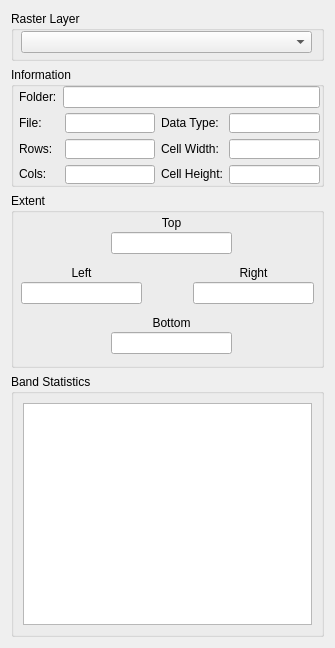
<?xml version="1.0" encoding="UTF-8"?>
<ui version="4.0">
 <class>RasterPropertiesDialogBase</class>
 <widget class="QDialog" name="RasterPropertiesDialogBase">
  <property name="geometry">
   <rect>
    <x>0</x>
    <y>0</y>
    <width>335</width>
    <height>648</height>
   </rect>
  </property>
  <property name="maximumSize">
   <size>
    <width>335</width>
    <height>1500</height>
   </size>
  </property>
  <property name="windowTitle">
   <string>Raster Properties</string>
  </property>
  <layout class="QVBoxLayout" name="verticalLayout_5">
   <item>
    <widget class="QGroupBox" name="groupBox_4">
     <property name="sizePolicy">
      <sizepolicy hsizetype="Preferred" vsizetype="Minimum">
       <horstretch>0</horstretch>
       <verstretch>0</verstretch>
      </sizepolicy>
     </property>
     <property name="minimumSize">
      <size>
       <width>0</width>
       <height>50</height>
      </size>
     </property>
     <property name="maximumSize">
      <size>
       <width>16777215</width>
       <height>50</height>
      </size>
     </property>
     <property name="title">
      <string>Raster Layer</string>
     </property>
     <widget class="QComboBox" name="cb_layer">
      <property name="geometry">
       <rect>
        <x>10</x>
        <y>20</y>
        <width>291</width>
        <height>22</height>
       </rect>
      </property>
     </widget>
    </widget>
   </item>
   <item>
    <widget class="QGroupBox" name="groupBox_2">
     <property name="minimumSize">
      <size>
       <width>0</width>
       <height>120</height>
      </size>
     </property>
     <property name="maximumSize">
      <size>
       <width>16777215</width>
       <height>120</height>
      </size>
     </property>
     <property name="title">
      <string>Information</string>
     </property>
     <widget class="QWidget" name="">
      <property name="geometry">
       <rect>
        <x>8</x>
        <y>46</y>
        <width>301</width>
        <height>71</height>
       </rect>
      </property>
      <layout class="QHBoxLayout" name="horizontalLayout_4">
       <item>
        <layout class="QHBoxLayout" name="horizontalLayout_3">
         <item>
          <layout class="QVBoxLayout" name="verticalLayout_7">
           <item>
            <widget class="QLabel" name="label_6">
             <property name="text">
              <string>File:     </string>
             </property>
            </widget>
           </item>
           <item>
            <widget class="QLabel" name="label_7">
             <property name="text">
              <string>Rows:</string>
             </property>
            </widget>
           </item>
           <item>
            <widget class="QLabel" name="label_9">
             <property name="text">
              <string>Cols:</string>
             </property>
            </widget>
           </item>
          </layout>
         </item>
         <item>
          <layout class="QVBoxLayout" name="verticalLayout_9">
           <item>
            <widget class="QLineEdit" name="le_file">
             <property name="enabled">
              <bool>true</bool>
             </property>
             <property name="readOnly">
              <bool>true</bool>
             </property>
            </widget>
           </item>
           <item>
            <widget class="QLineEdit" name="le_rows">
             <property name="enabled">
              <bool>true</bool>
             </property>
             <property name="readOnly">
              <bool>true</bool>
             </property>
            </widget>
           </item>
           <item>
            <widget class="QLineEdit" name="le_cols">
             <property name="enabled">
              <bool>true</bool>
             </property>
             <property name="readOnly">
              <bool>true</bool>
             </property>
            </widget>
           </item>
          </layout>
         </item>
        </layout>
       </item>
       <item>
        <layout class="QHBoxLayout" name="horizontalLayout_2">
         <item>
          <layout class="QVBoxLayout" name="verticalLayout_8">
           <item>
            <widget class="QLabel" name="label_11">
             <property name="text">
              <string>Data Type:</string>
             </property>
            </widget>
           </item>
           <item>
            <widget class="QLabel" name="label_8">
             <property name="text">
              <string>Cell Width:</string>
             </property>
            </widget>
           </item>
           <item>
            <widget class="QLabel" name="label_10">
             <property name="text">
              <string>Cell Height:</string>
             </property>
            </widget>
           </item>
          </layout>
         </item>
         <item>
          <layout class="QVBoxLayout" name="verticalLayout_10">
           <item>
            <widget class="QLineEdit" name="le_data">
             <property name="enabled">
              <bool>true</bool>
             </property>
             <property name="readOnly">
              <bool>true</bool>
             </property>
            </widget>
           </item>
           <item>
            <widget class="QLineEdit" name="le_width">
             <property name="enabled">
              <bool>true</bool>
             </property>
             <property name="readOnly">
              <bool>true</bool>
             </property>
            </widget>
           </item>
           <item>
            <widget class="QLineEdit" name="le_height">
             <property name="enabled">
              <bool>true</bool>
             </property>
             <property name="readOnly">
              <bool>true</bool>
             </property>
            </widget>
           </item>
          </layout>
         </item>
        </layout>
       </item>
      </layout>
     </widget>
     <widget class="QWidget" name="">
      <property name="geometry">
       <rect>
        <x>8</x>
        <y>19</y>
        <width>301</width>
        <height>22</height>
       </rect>
      </property>
      <layout class="QHBoxLayout" name="horizontalLayout">
       <property name="sizeConstraint">
        <enum>QLayout::SetNoConstraint</enum>
       </property>
       <item>
        <widget class="QLabel" name="label">
         <property name="text">
          <string>Folder:</string>
         </property>
        </widget>
       </item>
       <item>
        <widget class="QLineEdit" name="le_folder">
         <property name="sizePolicy">
          <sizepolicy hsizetype="MinimumExpanding" vsizetype="Fixed">
           <horstretch>0</horstretch>
           <verstretch>0</verstretch>
          </sizepolicy>
         </property>
         <property name="baseSize">
          <size>
           <width>261</width>
           <height>20</height>
          </size>
         </property>
         <property name="readOnly">
          <bool>true</bool>
         </property>
        </widget>
       </item>
      </layout>
     </widget>
    </widget>
   </item>
   <item>
    <widget class="QGroupBox" name="groupBox">
     <property name="sizePolicy">
      <sizepolicy hsizetype="Preferred" vsizetype="Minimum">
       <horstretch>0</horstretch>
       <verstretch>0</verstretch>
      </sizepolicy>
     </property>
     <property name="minimumSize">
      <size>
       <width>0</width>
       <height>175</height>
      </size>
     </property>
     <property name="maximumSize">
      <size>
       <width>16777215</width>
       <height>180</height>
      </size>
     </property>
     <property name="baseSize">
      <size>
       <width>0</width>
       <height>180</height>
      </size>
     </property>
     <property name="title">
      <string>Extent</string>
     </property>
     <widget class="QWidget" name="layoutWidget">
      <property name="geometry">
       <rect>
        <x>10</x>
        <y>70</y>
        <width>121</width>
        <height>41</height>
       </rect>
      </property>
      <layout class="QVBoxLayout" name="verticalLayout">
       <property name="spacing">
        <number>0</number>
       </property>
       <item>
        <widget class="QLabel" name="label_3">
         <property name="text">
          <string>Left</string>
         </property>
         <property name="alignment">
          <set>Qt::AlignCenter</set>
         </property>
        </widget>
       </item>
       <item>
        <widget class="QLineEdit" name="le_left">
         <property name="font">
          <font>
           <pointsize>8</pointsize>
          </font>
         </property>
         <property name="alignment">
          <set>Qt::AlignCenter</set>
         </property>
         <property name="readOnly">
          <bool>true</bool>
         </property>
        </widget>
       </item>
      </layout>
     </widget>
     <widget class="QWidget" name="layoutWidget">
      <property name="geometry">
       <rect>
        <x>100</x>
        <y>20</y>
        <width>121</width>
        <height>41</height>
       </rect>
      </property>
      <layout class="QVBoxLayout" name="verticalLayout_2">
       <property name="spacing">
        <number>0</number>
       </property>
       <item>
        <widget class="QLabel" name="label_2">
         <property name="text">
          <string>Top</string>
         </property>
         <property name="alignment">
          <set>Qt::AlignCenter</set>
         </property>
        </widget>
       </item>
       <item>
        <widget class="QLineEdit" name="le_top">
         <property name="font">
          <font>
           <pointsize>8</pointsize>
          </font>
         </property>
         <property name="alignment">
          <set>Qt::AlignCenter</set>
         </property>
         <property name="readOnly">
          <bool>true</bool>
         </property>
        </widget>
       </item>
      </layout>
     </widget>
     <widget class="QWidget" name="layoutWidget">
      <property name="geometry">
       <rect>
        <x>182</x>
        <y>70</y>
        <width>121</width>
        <height>41</height>
       </rect>
      </property>
      <layout class="QVBoxLayout" name="verticalLayout_3">
       <property name="spacing">
        <number>0</number>
       </property>
       <item>
        <widget class="QLabel" name="label_4">
         <property name="text">
          <string>Right</string>
         </property>
         <property name="alignment">
          <set>Qt::AlignCenter</set>
         </property>
        </widget>
       </item>
       <item>
        <widget class="QLineEdit" name="le_right">
         <property name="font">
          <font>
           <pointsize>8</pointsize>
          </font>
         </property>
         <property name="alignment">
          <set>Qt::AlignCenter</set>
         </property>
         <property name="readOnly">
          <bool>true</bool>
         </property>
        </widget>
       </item>
      </layout>
     </widget>
     <widget class="QWidget" name="layoutWidget">
      <property name="geometry">
       <rect>
        <x>100</x>
        <y>120</y>
        <width>121</width>
        <height>41</height>
       </rect>
      </property>
      <layout class="QVBoxLayout" name="verticalLayout_4">
       <property name="spacing">
        <number>0</number>
       </property>
       <item>
        <widget class="QLabel" name="label_5">
         <property name="text">
          <string>Bottom</string>
         </property>
         <property name="alignment">
          <set>Qt::AlignCenter</set>
         </property>
        </widget>
       </item>
       <item>
        <widget class="QLineEdit" name="le_bottom">
         <property name="font">
          <font>
           <pointsize>8</pointsize>
          </font>
         </property>
         <property name="alignment">
          <set>Qt::AlignCenter</set>
         </property>
         <property name="readOnly">
          <bool>true</bool>
         </property>
        </widget>
       </item>
      </layout>
     </widget>
     <zorder>layoutWidget</zorder>
     <zorder>layoutWidget</zorder>
     <zorder>layoutWidget</zorder>
     <zorder>layoutWidget</zorder>
     <zorder>groupBox_2</zorder>
     <zorder>groupBox_2</zorder>
    </widget>
   </item>
   <item>
    <widget class="QGroupBox" name="groupBox_3">
     <property name="title">
      <string>Band Statistics</string>
     </property>
     <layout class="QVBoxLayout" name="verticalLayout_6">
      <item>
       <widget class="QTextBrowser" name="textBrowser"/>
      </item>
     </layout>
    </widget>
   </item>
  </layout>
 </widget>
 <resources/>
 <connections/>
</ui>
